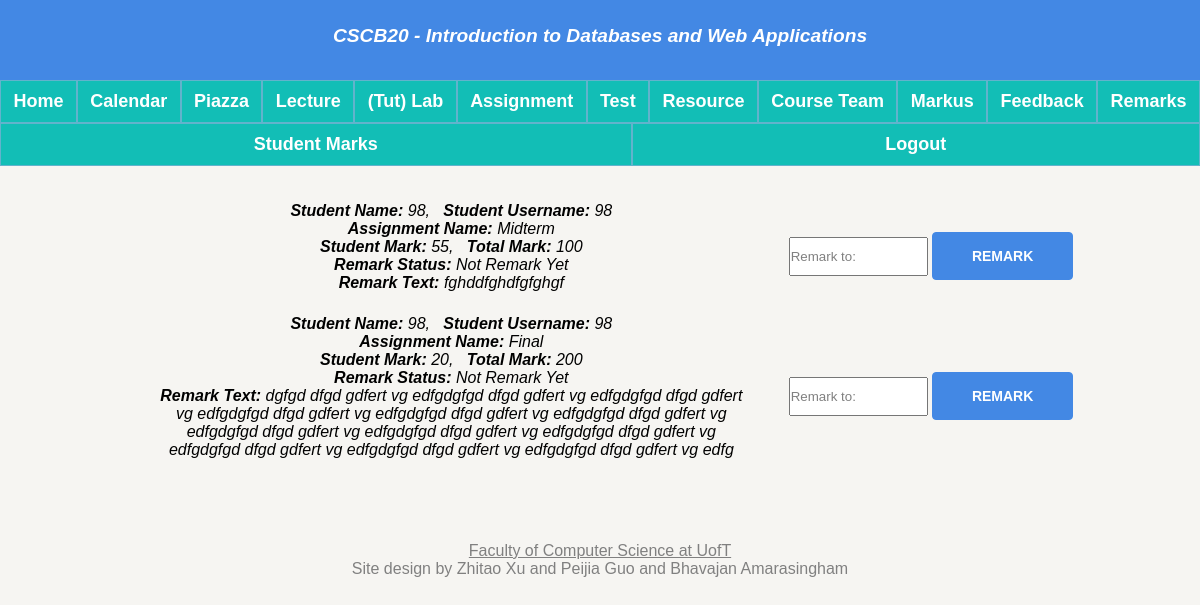
/teacherGrade (signed in), run on an earlier commit of the app's database.
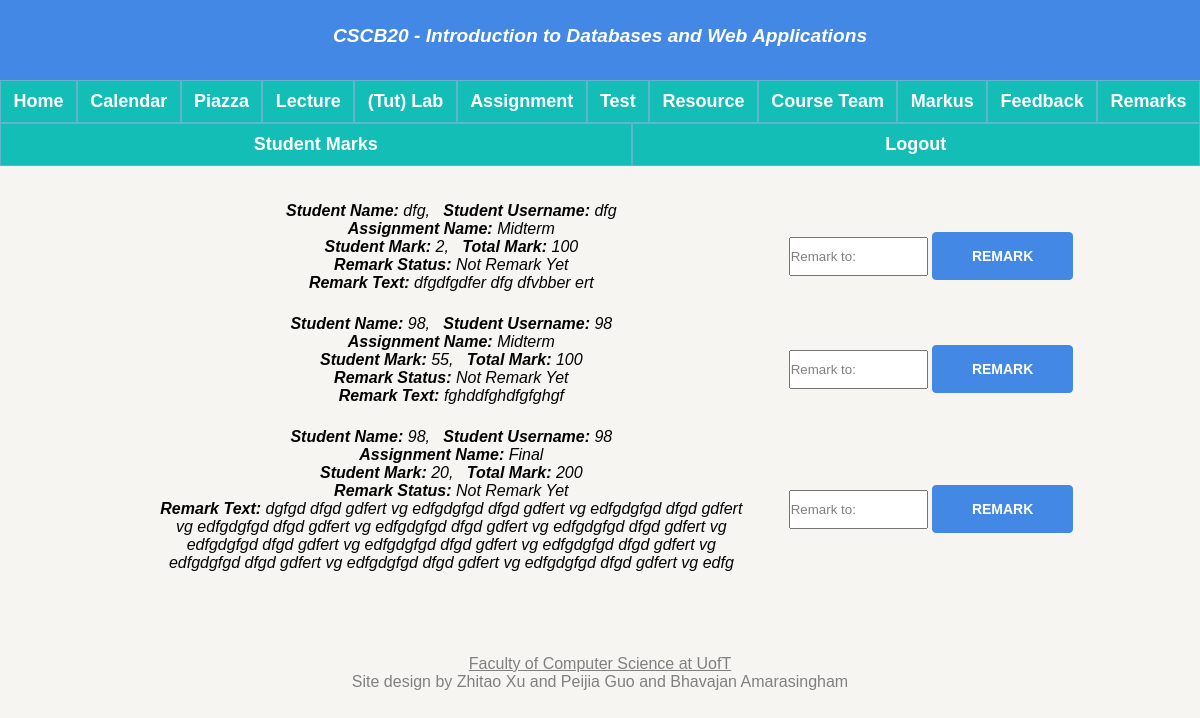
And on a later commit of the database.
### app.py (models this page shows, shortened)
class Evaluation(db.Model):
    __tablename__ = 'Evaluation'
    eid = db.Column(db.Integer, primary_key = True)
    stuMark = db.Column(db.Integer)
    remarkText = db.Column(db.String(200))
    remark_signal = db.Column(db.Boolean)
    student_username = db.Column(db.String(20), db.ForeignKey('Person.username'), nullable = False)
    typeName = db.Column(db.String(20), db.ForeignKey('Assignment.assignment_name'), nullable = False)
    total_mark = db.Column(db.Integer, db.ForeignKey('Assignment.total_mark'), nullable = False)
    stuName = db.Column(db.String(20), db.ForeignKey('Person.name'), nullable = False)

### app.py (the view, shortened to what this page needs)
@app.route("/teacherGrade", methods = ['GET', 'POST'])
def teacherGrade():
    get_student_marks = query_all_student_marks()
    if request.method == 'GET':
        return render_template("teacherGrade.html", query_all_student_mark = get_student_marks)

### app.py (called while the page is built)
def query_all_student_marks():
    student_marks = db.session.query(Evaluation).filter(Evaluation.remark_signal == 0)
    return student_marks

### templates/teacherGrade.html (shortened to what this page needs)
{% extends "template.html" %}
{% block content %}
{% if not session.name %}
<p>Access Denied</p>
{% else %}
{% if session.type == 1 %}
<div class="grade">
  <ul>
    {% for Evaluations in query_all_student_mark %}
    <li class="container_li">
      <div class="li_flex">
        <strong>Student Name: </strong>{{ Evaluations.stuName }},
        &nbsp&nbsp<strong>Student Username: </strong>{{ Evaluations.student_username }}
        <br>
        <strong>Assignment Name: </strong>{{ Evaluations.typeName }}
        <br>
        <strong>Student Mark: </strong>{{ Evaluations.stuMark }},
        &nbsp&nbsp<strong>Total Mark: </strong>{{ Evaluations.total_mark }}
        <br>
        {% if Evaluations.remark_signal == 0 %}
        <strong>Remark Status: </strong>Not Remark Yet
        {% else %}
        <strong>Remark Status: </strong>Already Remarked
        {% endif %}
        <br><strong>Remark Text: </strong>{{ Evaluations.remarkText }}
        <br></br>
      </div>
      <form class="teacher_grade_css" action="http://127.0.0.1:5000/teacherGrade" method="post">
        <input class="grade_input" name="stuMark" placeholder="Remark to:"></input>
        <button type="Remark">Remark</button>
      </form>
      <br></br>
    </li>
    {% endfor %}
  </ul>
</div>
{% else %}
<p>Access Denied</p>
{% endif %}
{% endif %}
{% endblock %}

### templates/template.html (shortened to what this page needs)
<!DOCTYPE html>
<html lang="en" dir="ltr">
<head>
    <link rel="stylesheet" type="text/css" href="../static/style.css" />
</head>
<body>
    <div class="container">
        <div class="heading">
            <p>CSCB20 - Introduction to Databases and Web Applications</p>
        </div>
        <div class="leftNavigation">
            <ul>
                {% if session.name %}
                    <h3><a href="{{ url_for('home') }}">Home</a></h3>
                    <h3><a href="{{ url_for('calender')}}">Calendar</a></h3>
                    <h3><a href="https://piazza.com/utoronto.ca">Piazza</a></h3>
                    <h3><a href="{{ url_for('lecture')}}">Lecture</a></h3>
                    <h3><a href="{{ url_for('tut')}}">(Tut) Lab</a></h3>
                    <h3><a href="{{ url_for('assignment')}}">Assignment</a></h3>
                    <h3><a href="{{ url_for('test')}}">Test</a></h3>
                    <h3><a href="{{ url_for('resource')}}">Resource</a></h3>
                    <h3><a href="{{ url_for('courseteam')}}">Course Team</a></h3>
                    <h3><a href="https://markus.utsc.utoronto.ca/">Markus</a></h3>
                    {% if session.type == 0 %}
                        <h3><a href="{{ url_for('anonfeedback') }}">Anon Feedback</a></h3>
                        <h3><a href="{{ url_for('evaluation') }}">My Grade</a></h3>
                    {% else %}
                        <h3><a href="{{ url_for('feedback') }}">Feedback</a></h3>
                        <h3><a href="{{ url_for('teacherGrade') }}">Remarks</a></h3>
                        <h3><a href="{{ url_for('allmarks') }}">Student Marks</a></h3>
                    {% endif %}
                <h3><a href="{{ url_for('logout') }}">Logout</a></h3>
                {% else %}
                <h3><a href="{{ url_for('home') }}">Home</a></h3>
                <h3><a href="{{ url_for('login') }}">Login</a></h3>
                <h3><a href="{{ url_for('register') }}">Register</a></h3>
                {% endif %}
            </ul>
        </div>
        <div class="content">
            {% block content %}
            {% endblock %}
        </div>
        <div class="footer">
            <p><a href="https://web.cs.toronto.edu/people/faculty-directory" target="_blank">Faculty of Computer Science
                    at
                    UofT</a><br>Site design by Zhitao Xu and Peijia Guo and Bhavajan Amarasingham</p>
        </div>
    </div>
</body>
</html>

What changed in the data, as far as the page shows it:
now on this page (row edited): Evaluation: stuName "dfg", student_username "dfg", typeName "Midterm", stuMark "2", total_mark "100", shows "Remark Status:", remark_signal "Not Remark Yet", remarkText "dfgdfgdfer dfg dfvbber ert"
